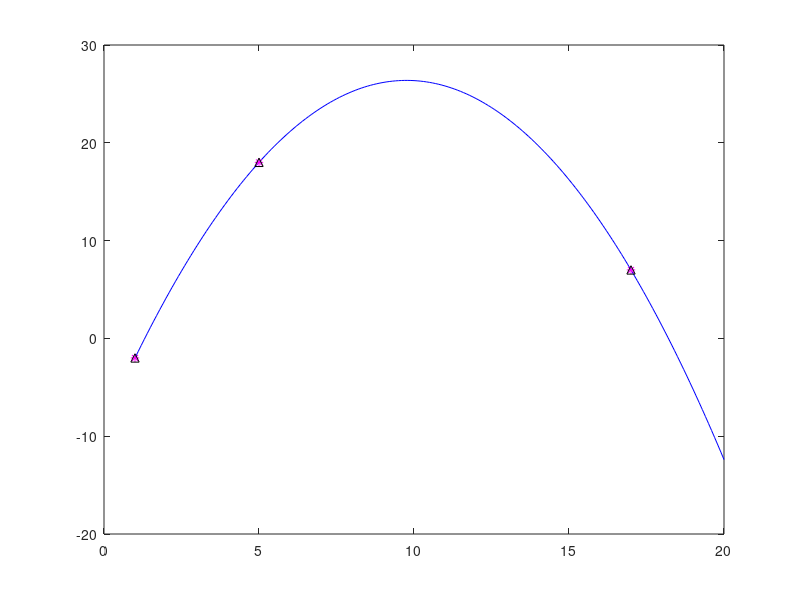

Here is the MATLAB script that generated this plot:
x = [ 1 5 17]
y = [ -2 18 7]
z = polyfit(x,y,2)

a = z(1)
b = z(2)
c = z(3)

X = [1: 0.1 : 20];
interpol = @(x) a.*x.^2 + b.*x + c;
Y =interpol(X);

W = polyval(z,x)     %y valutate



figure(1)
plot(X, Y, '-b')
hold on
plot(x,y, '*m')
plot(x,W, '^k')
hold off

